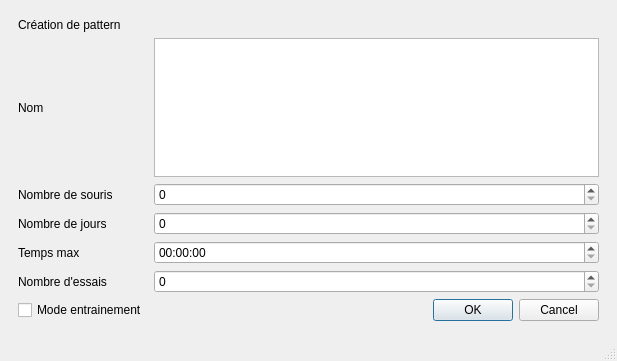
<?xml version="1.0" encoding="UTF-8"?>
<ui version="4.0">
 <class>MainWindow</class>
 <widget class="QMainWindow" name="MainWindow">
  <property name="geometry">
   <rect>
    <x>0</x>
    <y>0</y>
    <width>617</width>
    <height>361</height>
   </rect>
  </property>
  <property name="windowTitle">
   <string>MainWindow</string>
  </property>
  <widget class="QWidget" name="centralwidget">
   <layout class="QGridLayout" name="gridLayout">
    <item row="0" column="0">
     <widget class="QStackedWidget" name="stackedWidget">
      <property name="currentIndex">
       <number>1</number>
      </property>
      <widget class="QWidget" name="page">
       <layout class="QVBoxLayout" name="verticalLayout">
        <item>
         <widget class="QPushButton" name="pushButton_3">
          <property name="text">
           <string>Création de pattern</string>
          </property>
         </widget>
        </item>
        <item>
         <widget class="QPushButton" name="pushButton_2">
          <property name="text">
           <string>Résultats</string>
          </property>
         </widget>
        </item>
        <item>
         <widget class="QPushButton" name="pushButton">
          <property name="text">
           <string>Séléction de pattern</string>
          </property>
         </widget>
        </item>
       </layout>
      </widget>
      <widget class="QWidget" name="page_2">
       <layout class="QGridLayout" name="gridLayout_2">
        <item row="3" column="0">
         <widget class="QLabel" name="label_2">
          <property name="text">
           <string>Nombre de souris</string>
          </property>
         </widget>
        </item>
        <item row="1" column="0">
         <widget class="QLabel" name="label">
          <property name="text">
           <string>Nom</string>
          </property>
         </widget>
        </item>
        <item row="0" column="0" colspan="2">
         <widget class="QLabel" name="label_6">
          <property name="text">
           <string>Création de pattern</string>
          </property>
         </widget>
        </item>
        <item row="12" column="0">
         <widget class="QCheckBox" name="checkBox">
          <property name="text">
           <string>Mode entrainement</string>
          </property>
         </widget>
        </item>
        <item row="10" column="0">
         <widget class="QLabel" name="label_5">
          <property name="text">
           <string>Nombre d'essais</string>
          </property>
         </widget>
        </item>
        <item row="3" column="1">
         <widget class="QSpinBox" name="spinBox_3"/>
        </item>
        <item row="8" column="0">
         <widget class="QLabel" name="label_3">
          <property name="text">
           <string>Temps max</string>
          </property>
         </widget>
        </item>
        <item row="8" column="1">
         <widget class="QTimeEdit" name="timeEdit"/>
        </item>
        <item row="1" column="1">
         <widget class="QPlainTextEdit" name="plainTextEdit"/>
        </item>
        <item row="10" column="1">
         <widget class="QSpinBox" name="spinBox"/>
        </item>
        <item row="5" column="0">
         <widget class="QLabel" name="label_4">
          <property name="text">
           <string>Nombre de jours</string>
          </property>
         </widget>
        </item>
        <item row="5" column="1">
         <widget class="QSpinBox" name="spinBox_2"/>
        </item>
        <item row="12" column="1">
         <widget class="QDialogButtonBox" name="buttonBox">
          <property name="standardButtons">
           <set>QDialogButtonBox::Cancel|QDialogButtonBox::Ok</set>
          </property>
         </widget>
        </item>
       </layout>
      </widget>
      <widget class="QWidget" name="page_3">
       <layout class="QVBoxLayout" name="verticalLayout_2">
        <item>
         <widget class="QLabel" name="label_7">
          <property name="text">
           <string>Sélection de pattern</string>
          </property>
         </widget>
        </item>
        <item>
         <widget class="QListView" name="listView"/>
        </item>
        <item>
         <widget class="QDialogButtonBox" name="buttonBox_2">
          <property name="standardButtons">
           <set>QDialogButtonBox::Cancel|QDialogButtonBox::Ok</set>
          </property>
         </widget>
        </item>
       </layout>
      </widget>
      <widget class="QWidget" name="page_4">
       <layout class="QVBoxLayout" name="verticalLayout_3">
        <item>
         <widget class="QLabel" name="label_8">
          <property name="text">
           <string>Export Resultats</string>
          </property>
         </widget>
        </item>
        <item>
         <widget class="QListWidget" name="listWidget">
          <item>
           <property name="text">
            <string>Choix série</string>
           </property>
          </item>
         </widget>
        </item>
        <item>
         <widget class="QTableView" name="tableView"/>
        </item>
        <item alignment="Qt::AlignHCenter|Qt::AlignVCenter">
         <widget class="QDialogButtonBox" name="buttonBox_3">
          <property name="standardButtons">
           <set>QDialogButtonBox::Cancel|QDialogButtonBox::Ok</set>
          </property>
         </widget>
        </item>
        <item>
         <widget class="QPushButton" name="pushButton_4">
          <property name="text">
           <string>Supprimer série</string>
          </property>
         </widget>
        </item>
       </layout>
      </widget>
     </widget>
    </item>
   </layout>
  </widget>
  <widget class="QMenuBar" name="menubar">
   <property name="geometry">
    <rect>
     <x>0</x>
     <y>0</y>
     <width>617</width>
     <height>22</height>
    </rect>
   </property>
  </widget>
  <widget class="QStatusBar" name="statusbar"/>
 </widget>
 <resources/>
 <connections/>
</ui>
